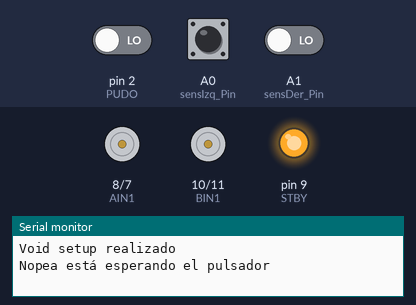
Bench run of a sketch on a simulated Arduino Uno, built with avr-gcc and run on an emulated ATmega328P. Shown: motor-driver pin pairs drawn as motors (green arrow = first pin HIGH = forward, orange = second pin HIGH = backward, longer = more drive, scaled by the enable pin, stopped while the standby pin is LOW), output pins drawn as LEDs (lit = HIGH), the last lines printed to the serial monitor. The inputs (shaded band) are chosen by the test bench; at power-on: pin 2 (PUDO) LOW, A0 (sensIzq_Pin) LOW, A1 (sensDer_Pin) LOW.

Above: at 1.2 s.
1.3 s: pin 2 (PUDO) driven HIGH
At 4.1 s:
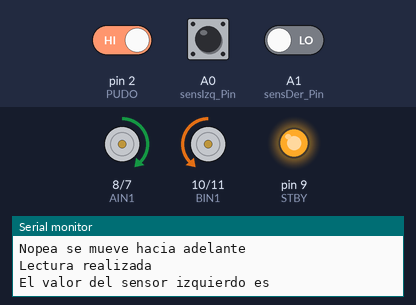
4.3 s: A0 (sensIzq_Pin) driven HIGH
At 5.0 s:
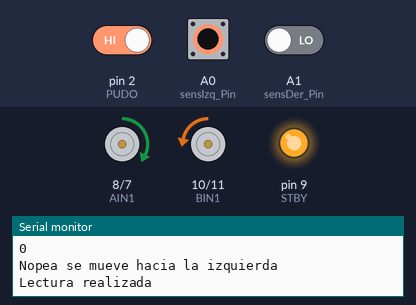
6.0 s: A1 (sensDer_Pin) driven HIGH
At 7.0 s:
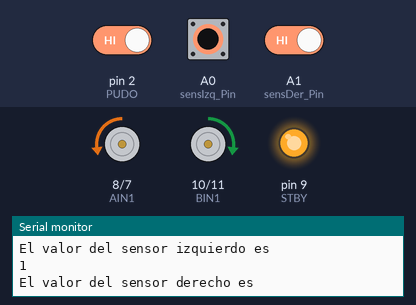
7.6 s: A0 (sensIzq_Pin) driven LOW
At 8.6 s:
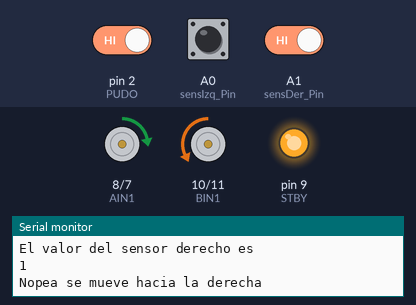
9.2 s: A1 (sensDer_Pin) driven LOW
At 9.9 s:
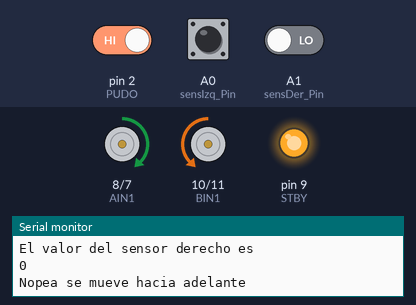
10.8 s: A0 (sensIzq_Pin) pulsed HIGH 5 times (0.12 s each, 0.3 s apart)
At 11.16 s:
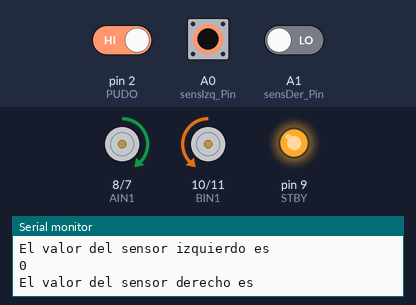
Timing chart, 0 to 13.8 s (numbered marks = the images above; inputs shaded):
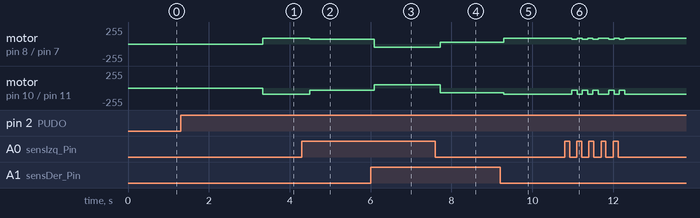

Measured:
- after the input at 1.3 s, motor on pin 8 (AIN1) / pin 7 (AIN2): stopped → forward 90/255 after 2.0 s; motor on pin 10 (BIN1) / pin 11 (BIN2): stopped → backward 90/255 after 2.0 s
- after the input at 4.3 s, motor on pin 8 (AIN1) / pin 7 (AIN2): forward 90/255 → forward 70/255 after 0.19 s; motor on pin 10 (BIN1) / pin 11 (BIN2): backward 90/255 → backward 30/255 after 0.19 s
- after the input at 6.0 s, motor on pin 8 (AIN1) / pin 7 (AIN2): forward 70/255 → backward 50/255 after 0.09 s; motor on pin 10 (BIN1) / pin 11 (BIN2): backward 30/255 → forward 50/255 after 0.09 s
- after the input at 7.6 s, motor on pin 8 (AIN1) / pin 7 (AIN2): backward 50/255 → forward 30/255 after 0.12 s; motor on pin 10 (BIN1) / pin 11 (BIN2): forward 50/255 → backward 70/255 after 0.12 s
- after the input at 9.2 s, motor on pin 8 (AIN1) / pin 7 (AIN2): forward 30/255 → forward 90/255 after 0.10 s; motor on pin 10 (BIN1) / pin 11 (BIN2): backward 70/255 → backward 90/255 after 0.10 s

The sketch:

codigo_propio.ino
```cpp
/*
Logica del código:
Una vez prendido el interruptor ON/OFF,
El pulsador determina el inicio del código y hasta no volver a apretarlo no se apaga
El Robot inicia con un deadpoint que hecho como un estado para que no se repita en loop
En el momento que se presiona el pulsador el robot entra en estado de lectura (se activa)
En caso de que se desee parar solamente debe volver a presionarse el pulsador para reactivar el deadpoint
Este evita que el robot funcione innecesariamente
*/

// Pines de Conexión Puente Doble H
//Motor A Izquierdo
const int PWMA = 6; //Velocidad a ingresar
const int AIN1 = 8; //High o low // Movimiento Antihorario (Avance)
const int AIN2 = 7; //High o low // Horario (Retroceso)

const int STBY = 9;

//Motor B Derecho
const int PWMB = 5;
const int BIN1 = 10; //Movimiento Horario (Retroceso) en HIGH
const int BIN2 = 11; //Movimiento antiHorario (Avance) en HIGH

//Pulsador Pull Down
const int PUDO = 2;

//Sensores
int sensIzq_Value; // Valor del sensor IZQ, un 1 es negro, un 0 blanco
int sensDer_Value; // Valor del sensor DER, un 1 es negro, un 0 blanco

const int sensDer_Pin = A1;
const int sensIzq_Pin = A0;

const int atras = 50; // Minimo 50
const int giro = 70; // 100
const int vel = 90; // Velocidad de recta
const int brake = 30; // Velocidad de frenado
//tiempo 7,87

/*
const int atras = 50; // Minimo 50
const int giro = 90; // 100
const int vel = 110; // Velocidad de recta
const int brake = 10; // Velocidad de frenado
*/
/*
const int atras = 50; // Minimo 50
const int giro = 90; // 100
const int vel = 100; // Velocidad de recta
const int brake = 10; // Velocidad de frenado
*/
/*PONER ESTE PARA SEGUNDA VUELTA*/


bool buttonState = false;

bool stopState = true;

int cont = 0;

void setup (){
  pinMode(PWMA, OUTPUT);
  pinMode(AIN1, OUTPUT);
  pinMode(AIN2, OUTPUT);

  pinMode(PWMB, OUTPUT);
  pinMode(BIN1, OUTPUT);
  pinMode(BIN2, OUTPUT);

  pinMode(STBY, OUTPUT);
  digitalWrite(STBY, HIGH);

  pinMode(sensIzq_Pin, INPUT);
  pinMode(sensDer_Pin, INPUT);

  pinMode(PUDO, INPUT);
  attachInterrupt(digitalPinToInterrupt(PUDO), state, RISING); //Interrupción para el pulsador

  Serial.begin(9600);
  Serial.println("Void setup realizado");
}

void loop(){

  if (buttonState){
    if (cont==0){cont++; delay(2000);}
    stopState = true;

    sensRead();

    if(sensIzq_Value == 0 && sensDer_Value == 0){ // Detecta zona blanca de ambos lados
      //Avance
      goForward();
    } else if (sensIzq_Value == 1 && sensDer_Value == 0){ // Detecta zona negra del lado izquierdo
      //Giro a la izquierda
      goLeft();
    } else if (sensIzq_Value == 0 && sensDer_Value == 1){ // Detecta zona negra del lado derecho
      //Gira a la derecha
      goRight();
    } else if (sensIzq_Value == 1 && sensDer_Value == 1){
      //Retroceso
      goBackward();
    }
  } else if(stopState) {

      deadPoint(); //Punto muerto para que los motores no se muevan
    }

}
//Función state(). Cuando se acciona el pulsador cambia el estado hasta que se vuelva a accionar.
void state(){
  buttonState = !buttonState;
}

//Función sensRead(). Actualiza las variables globales respecto de los valores del sensor
void sensRead(){

  Serial.println("Lectura realizada");

  sensIzq_Value = digitalRead(sensIzq_Pin); //Guarda el valor del sensor izquierdo
  sensDer_Value = digitalRead(sensDer_Pin); //Guarda el valor del sensor derecho

  //Corroborar Valores (BORRAR)
  Serial.println("El valor del sensor izquierdo es ");
  Serial.println(sensIzq_Value);

  Serial.println("El valor del sensor derecho es ");
  Serial.println(sensDer_Value);
}

//Función goForward(). El robot se mueve hacia adelante
void goForward() {
  //Acción del motor A
  digitalWrite(AIN1, HIGH);
  digitalWrite(AIN2, LOW);
  analogWrite(PWMA, vel);

  //Acción del motor B
  digitalWrite(BIN1, LOW);
  digitalWrite(BIN2, HIGH);
  analogWrite(PWMB, vel);

  //Comprobar valores (BORRAR)
  Serial.println("Nopea se mueve hacia adelante");
}

//Función goLeft(). El robot se mueve hacia la izquierda
void goLeft() {

  //Acción del motor A
  digitalWrite(AIN1, HIGH);
  digitalWrite(AIN2, LOW);
  analogWrite(PWMA, giro);

  //Acción del motor B
  digitalWrite(BIN1, LOW);
  digitalWrite(BIN2, HIGH);
  analogWrite(PWMB, brake);

  //Comprobar valores (BORRAR)
  Serial.println("Nopea se mueve hacia la izquierda");
}

//Función goRight(). El robot se mueve hacia la derecha
void goRight() {

  //Acción del motor A
  digitalWrite(AIN1, HIGH);
  digitalWrite(AIN2, LOW);
  analogWrite(PWMA, brake);

  //Acción del motor B
  digitalWrite(BIN1, LOW);
  digitalWrite(BIN2, HIGH);
  analogWrite(PWMB, giro);

  //Comprobar valores (BORRAR)
  Serial.println("Nopea se mueve hacia la derecha");
}

void goBackward(){
  //Acción del motor A
  digitalWrite(AIN1, LOW);
  digitalWrite(AIN2, HIGH);
  analogWrite(PWMA, atras);

  //Acción del motor B
  digitalWrite(BIN1, HIGH);
  digitalWrite(BIN2, LOW);
  analogWrite(PWMB, atras);

  //Comprobar valores (BORRAR)
  Serial.println("Nopea se mueve hacia atras");
}

// Función deadPoint(). Si no se acciona el pulsador los motores no se accionan. Esta función también evita que una vez que se usó y se volvió a pulsar el pulsador, los motores no queden con algun valor definido (los resetea)
void deadPoint() {

  stopState = false;

  //Acción del motor A
  digitalWrite(AIN1, LOW);
  digitalWrite(AIN2, LOW);
  digitalWrite(PWMA, LOW);

  //Acción del motor B
  digitalWrite(BIN1, LOW);
  digitalWrite(BIN2, LOW);
  digitalWrite(PWMB, LOW);

  cont = 0;
  //Comprobar valores (BORRAR)
  Serial.println("Nopea está esperando el pulsador");
}
```
